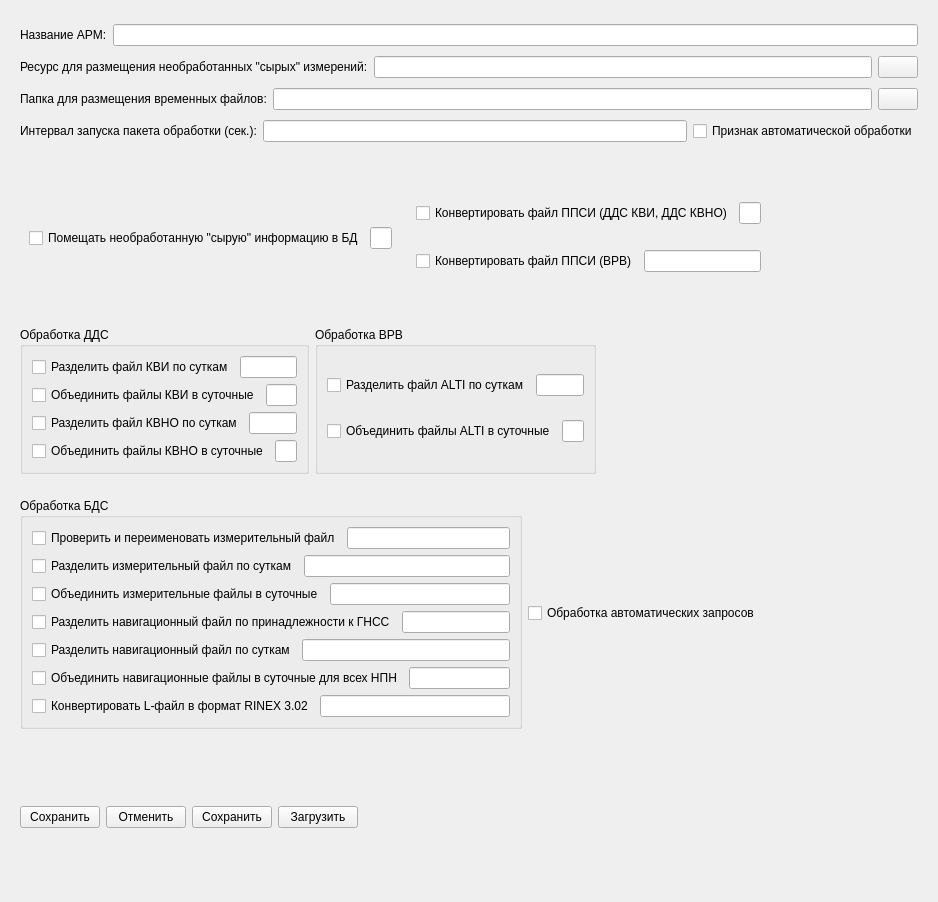
<?xml version="1.0" encoding="UTF-8"?>
<ui version="4.0">
 <class>FUst</class>
 <widget class="QWidget" name="FUst">
  <property name="windowModality">
   <enum>Qt::ApplicationModal</enum>
  </property>
  <property name="geometry">
   <rect>
    <x>0</x>
    <y>0</y>
    <width>938</width>
    <height>902</height>
   </rect>
  </property>
  <property name="windowTitle">
   <string>Установки для обработки информации</string>
  </property>
  <property name="windowIcon">
   <iconset resource="res.qrc">
    <normaloff>:/res/Equipment.png</normaloff>:/res/Equipment.png</iconset>
  </property>
  <layout class="QGridLayout" name="gridLayout">
   <item row="0" column="0">
    <widget class="QFrame" name="frame">
     <property name="frameShape">
      <enum>QFrame::NoFrame</enum>
     </property>
     <property name="frameShadow">
      <enum>QFrame::Raised</enum>
     </property>
     <layout class="QVBoxLayout" name="verticalLayout">
      <item>
       <layout class="QHBoxLayout" name="horizontalLayout">
        <item>
         <widget class="QLabel" name="label">
          <property name="text">
           <string>Название АРМ:</string>
          </property>
         </widget>
        </item>
        <item>
         <widget class="QLineEdit" name="le_nazkomp">
          <property name="readOnly">
           <bool>true</bool>
          </property>
         </widget>
        </item>
       </layout>
      </item>
      <item>
       <layout class="QHBoxLayout" name="horizontalLayout_11">
        <item>
         <layout class="QHBoxLayout" name="horizontalLayout_2">
          <item>
           <widget class="QLabel" name="label_2">
            <property name="text">
             <string>Ресурс для размещения необработанных &quot;сырых&quot; измерений:</string>
            </property>
           </widget>
          </item>
          <item>
           <widget class="QLineEdit" name="le_si"/>
          </item>
         </layout>
        </item>
        <item>
         <widget class="QPushButton" name="btnSir">
          <property name="text">
           <string/>
          </property>
          <property name="icon">
           <iconset resource="res.qrc">
            <normaloff>:/res/1/folder_edit.png</normaloff>:/res/1/folder_edit.png</iconset>
          </property>
          <property name="iconSize">
           <size>
            <width>16</width>
            <height>16</height>
           </size>
          </property>
         </widget>
        </item>
       </layout>
      </item>
      <item>
       <layout class="QHBoxLayout" name="horizontalLayout_10">
        <item>
         <layout class="QHBoxLayout" name="horizontalLayout_3">
          <item>
           <widget class="QLabel" name="label_3">
            <property name="text">
             <string>Папка для размещения временных файлов:</string>
            </property>
           </widget>
          </item>
          <item>
           <widget class="QLineEdit" name="le_temp"/>
          </item>
         </layout>
        </item>
        <item>
         <widget class="QPushButton" name="btnTemp">
          <property name="text">
           <string/>
          </property>
          <property name="icon">
           <iconset resource="res.qrc">
            <normaloff>:/res/1/folder_edit.png</normaloff>:/res/1/folder_edit.png</iconset>
          </property>
          <property name="iconSize">
           <size>
            <width>16</width>
            <height>16</height>
           </size>
          </property>
         </widget>
        </item>
       </layout>
      </item>
      <item>
       <layout class="QHBoxLayout" name="horizontalLayout_9">
        <item>
         <layout class="QHBoxLayout" name="horizontalLayout_4">
          <item>
           <widget class="QLabel" name="label_4">
            <property name="text">
             <string>Интервал запуска пакета обработки (сек.):</string>
            </property>
           </widget>
          </item>
          <item>
           <widget class="QLineEdit" name="le_km"/>
          </item>
         </layout>
        </item>
        <item>
         <widget class="QCheckBox" name="cb_pravt">
          <property name="text">
           <string>Признак автоматической обработки</string>
          </property>
         </widget>
        </item>
       </layout>
      </item>
     </layout>
     <zorder></zorder>
     <zorder></zorder>
     <zorder></zorder>
     <zorder></zorder>
    </widget>
   </item>
   <item row="1" column="0">
    <widget class="QFrame" name="frame_2">
     <property name="frameShape">
      <enum>QFrame::NoFrame</enum>
     </property>
     <property name="frameShadow">
      <enum>QFrame::Raised</enum>
     </property>
     <layout class="QHBoxLayout" name="horizontalLayout_14">
      <item>
       <widget class="QFrame" name="frame_6">
        <property name="frameShape">
         <enum>QFrame::NoFrame</enum>
        </property>
        <property name="frameShadow">
         <enum>QFrame::Raised</enum>
        </property>
        <layout class="QGridLayout" name="gridLayout_2">
         <item row="0" column="0">
          <layout class="QHBoxLayout" name="horizontalLayout_6">
           <item>
            <widget class="QCheckBox" name="cb_obrsi">
             <property name="text">
              <string>Помещать необработанную &quot;сырую&quot; информацию в БД</string>
             </property>
            </widget>
           </item>
           <item>
            <widget class="QLineEdit" name="le_obrsi"/>
           </item>
          </layout>
         </item>
        </layout>
       </widget>
      </item>
      <item>
       <widget class="QFrame" name="frame_7">
        <property name="frameShape">
         <enum>QFrame::NoFrame</enum>
        </property>
        <property name="frameShadow">
         <enum>QFrame::Raised</enum>
        </property>
        <layout class="QGridLayout" name="gridLayout_3">
         <item row="0" column="0">
          <layout class="QHBoxLayout" name="horizontalLayout_12">
           <item>
            <widget class="QCheckBox" name="cb_obr11_15">
             <property name="text">
              <string>Конвертировать файл ППСИ (ДДС КВИ, ДДС КВНО)</string>
             </property>
            </widget>
           </item>
           <item>
            <widget class="QLineEdit" name="le_obr11_15"/>
           </item>
          </layout>
         </item>
         <item row="1" column="0">
          <layout class="QHBoxLayout" name="horizontalLayout_13">
           <item>
            <widget class="QCheckBox" name="cb_obr12">
             <property name="text">
              <string>Конвертировать файл ППСИ (ВРВ)</string>
             </property>
            </widget>
           </item>
           <item>
            <widget class="QLineEdit" name="le_obr12"/>
           </item>
          </layout>
         </item>
        </layout>
       </widget>
      </item>
      <item>
       <spacer name="horizontalSpacer_2">
        <property name="orientation">
         <enum>Qt::Horizontal</enum>
        </property>
        <property name="sizeHint" stdset="0">
         <size>
          <width>407</width>
          <height>20</height>
         </size>
        </property>
       </spacer>
      </item>
     </layout>
    </widget>
   </item>
   <item row="2" column="0">
    <widget class="QFrame" name="frame_3">
     <property name="frameShape">
      <enum>QFrame::NoFrame</enum>
     </property>
     <property name="frameShadow">
      <enum>QFrame::Raised</enum>
     </property>
     <layout class="QHBoxLayout" name="horizontalLayout_19">
      <item>
       <widget class="QGroupBox" name="groupBox">
        <property name="title">
         <string>Обработка ДДС</string>
        </property>
        <layout class="QVBoxLayout" name="verticalLayout_2">
         <item>
          <layout class="QHBoxLayout" name="horizontalLayout_5">
           <item>
            <widget class="QCheckBox" name="cb_obr14">
             <property name="text">
              <string>Разделить файл КВИ по суткам</string>
             </property>
            </widget>
           </item>
           <item>
            <widget class="QLineEdit" name="le_obr14"/>
           </item>
          </layout>
         </item>
         <item>
          <layout class="QHBoxLayout" name="horizontalLayout_15">
           <item>
            <widget class="QCheckBox" name="cb_obr13">
             <property name="text">
              <string>Объединить файлы КВИ в суточные</string>
             </property>
            </widget>
           </item>
           <item>
            <widget class="QLineEdit" name="le_obr13"/>
           </item>
          </layout>
         </item>
         <item>
          <layout class="QHBoxLayout" name="horizontalLayout_16">
           <item>
            <widget class="QCheckBox" name="cb_obr17">
             <property name="text">
              <string>Разделить файл КВНО по суткам</string>
             </property>
            </widget>
           </item>
           <item>
            <widget class="QLineEdit" name="le_obr17"/>
           </item>
          </layout>
         </item>
         <item>
          <layout class="QHBoxLayout" name="horizontalLayout_17">
           <item>
            <widget class="QCheckBox" name="cb_obr16">
             <property name="text">
              <string>Объединить файлы КВНО в суточные</string>
             </property>
            </widget>
           </item>
           <item>
            <widget class="QLineEdit" name="le_obr16"/>
           </item>
          </layout>
         </item>
        </layout>
       </widget>
      </item>
      <item>
       <widget class="QGroupBox" name="groupBox_2">
        <property name="title">
         <string>Обработка ВРВ</string>
        </property>
        <layout class="QVBoxLayout" name="verticalLayout_3">
         <item>
          <layout class="QHBoxLayout" name="horizontalLayout_7">
           <item>
            <widget class="QCheckBox" name="cb_obr19">
             <property name="text">
              <string>Разделить файл ALTI по суткам</string>
             </property>
            </widget>
           </item>
           <item>
            <widget class="QLineEdit" name="le_obr19"/>
           </item>
          </layout>
         </item>
         <item>
          <layout class="QHBoxLayout" name="horizontalLayout_18">
           <item>
            <widget class="QCheckBox" name="cb_obr18">
             <property name="text">
              <string>Объединить файлы ALTI в суточные</string>
             </property>
            </widget>
           </item>
           <item>
            <widget class="QLineEdit" name="le_obr18"/>
           </item>
          </layout>
         </item>
        </layout>
       </widget>
      </item>
      <item>
       <spacer name="horizontalSpacer">
        <property name="orientation">
         <enum>Qt::Horizontal</enum>
        </property>
        <property name="sizeHint" stdset="0">
         <size>
          <width>571</width>
          <height>20</height>
         </size>
        </property>
       </spacer>
      </item>
     </layout>
    </widget>
   </item>
   <item row="3" column="0">
    <widget class="QFrame" name="frame_4">
     <property name="frameShape">
      <enum>QFrame::NoFrame</enum>
     </property>
     <property name="frameShadow">
      <enum>QFrame::Raised</enum>
     </property>
     <layout class="QHBoxLayout" name="horizontalLayout_27">
      <item>
       <widget class="QGroupBox" name="groupBox_3">
        <property name="title">
         <string>Обработка БДС</string>
        </property>
        <layout class="QVBoxLayout" name="verticalLayout_4">
         <item>
          <layout class="QHBoxLayout" name="horizontalLayout_20">
           <item>
            <widget class="QCheckBox" name="cb_obr2">
             <property name="text">
              <string>Проверить и переименовать измерительный файл</string>
             </property>
            </widget>
           </item>
           <item>
            <widget class="QLineEdit" name="le_obr2"/>
           </item>
          </layout>
         </item>
         <item>
          <layout class="QHBoxLayout" name="horizontalLayout_21">
           <item>
            <widget class="QCheckBox" name="cb_obr3">
             <property name="text">
              <string>Разделить измерительный файл по суткам</string>
             </property>
            </widget>
           </item>
           <item>
            <widget class="QLineEdit" name="le_obr3"/>
           </item>
          </layout>
         </item>
         <item>
          <layout class="QHBoxLayout" name="horizontalLayout_22">
           <item>
            <widget class="QCheckBox" name="cb_obr4">
             <property name="text">
              <string>Объединить измерительные файлы в суточные</string>
             </property>
            </widget>
           </item>
           <item>
            <widget class="QLineEdit" name="le_obr4"/>
           </item>
          </layout>
         </item>
         <item>
          <layout class="QHBoxLayout" name="horizontalLayout_23">
           <item>
            <widget class="QCheckBox" name="cb_obr7">
             <property name="text">
              <string>Разделить навигационный файл по принадлежности к ГНСС</string>
             </property>
            </widget>
           </item>
           <item>
            <widget class="QLineEdit" name="le_obr7"/>
           </item>
          </layout>
         </item>
         <item>
          <layout class="QHBoxLayout" name="horizontalLayout_24">
           <item>
            <widget class="QCheckBox" name="cb_obr8">
             <property name="text">
              <string>Разделить навигационный файл по суткам</string>
             </property>
            </widget>
           </item>
           <item>
            <widget class="QLineEdit" name="le_obr8"/>
           </item>
          </layout>
         </item>
         <item>
          <layout class="QHBoxLayout" name="horizontalLayout_25">
           <item>
            <widget class="QCheckBox" name="cb_obr9">
             <property name="text">
              <string>Объединить навигационные файлы в суточные для всех НПН</string>
             </property>
            </widget>
           </item>
           <item>
            <widget class="QLineEdit" name="le_obr9"/>
           </item>
          </layout>
         </item>
         <item>
          <layout class="QHBoxLayout" name="horizontalLayout_26">
           <item>
            <widget class="QCheckBox" name="cb_obr10">
             <property name="text">
              <string>Конвертировать L-файл в формат RINEX 3.02</string>
             </property>
            </widget>
           </item>
           <item>
            <widget class="QLineEdit" name="le_obr10"/>
           </item>
          </layout>
         </item>
        </layout>
       </widget>
      </item>
      <item>
       <widget class="QCheckBox" name="cb_obrzapr">
        <property name="text">
         <string>Обработка автоматических запросов</string>
        </property>
       </widget>
      </item>
      <item>
       <spacer name="horizontalSpacer_3">
        <property name="orientation">
         <enum>Qt::Horizontal</enum>
        </property>
        <property name="sizeHint" stdset="0">
         <size>
          <width>165</width>
          <height>20</height>
         </size>
        </property>
       </spacer>
      </item>
     </layout>
     <zorder>groupBox_3</zorder>
     <zorder>horizontalSpacer_3</zorder>
     <zorder>cb_obrzapr</zorder>
    </widget>
   </item>
   <item row="4" column="0">
    <widget class="QFrame" name="frame_5">
     <property name="frameShape">
      <enum>QFrame::NoFrame</enum>
     </property>
     <property name="frameShadow">
      <enum>QFrame::Raised</enum>
     </property>
     <layout class="QHBoxLayout" name="horizontalLayout_8">
      <item>
       <widget class="QPushButton" name="btnOk">
        <property name="text">
         <string>Сохранить</string>
        </property>
        <property name="icon">
         <iconset resource="res.qrc">
          <normaloff>:/res/OK.png</normaloff>:/res/OK.png</iconset>
        </property>
        <property name="iconSize">
         <size>
          <width>32</width>
          <height>32</height>
         </size>
        </property>
       </widget>
      </item>
      <item>
       <widget class="QPushButton" name="btnCancel">
        <property name="text">
         <string>Отменить</string>
        </property>
        <property name="icon">
         <iconset resource="res.qrc">
          <normaloff>:/res/No.png</normaloff>:/res/No.png</iconset>
        </property>
        <property name="iconSize">
         <size>
          <width>32</width>
          <height>32</height>
         </size>
        </property>
       </widget>
      </item>
      <item>
       <widget class="QPushButton" name="btnSave">
        <property name="text">
         <string>Сохранить</string>
        </property>
        <property name="icon">
         <iconset resource="res.qrc">
          <normaloff>:/res/1/table_save.png</normaloff>:/res/1/table_save.png</iconset>
        </property>
        <property name="iconSize">
         <size>
          <width>32</width>
          <height>32</height>
         </size>
        </property>
       </widget>
      </item>
      <item>
       <widget class="QPushButton" name="btnLoad">
        <property name="text">
         <string>Загрузить</string>
        </property>
        <property name="icon">
         <iconset resource="res.qrc">
          <normaloff>:/res/1/table_import.png</normaloff>:/res/1/table_import.png</iconset>
        </property>
        <property name="iconSize">
         <size>
          <width>32</width>
          <height>32</height>
         </size>
        </property>
       </widget>
      </item>
      <item>
       <spacer name="horizontalSpacer_4">
        <property name="orientation">
         <enum>Qt::Horizontal</enum>
        </property>
        <property name="sizeHint" stdset="0">
         <size>
          <width>844</width>
          <height>20</height>
         </size>
        </property>
       </spacer>
      </item>
     </layout>
    </widget>
   </item>
  </layout>
 </widget>
 <resources>
  <include location="res.qrc"/>
 </resources>
 <connections/>
</ui>
